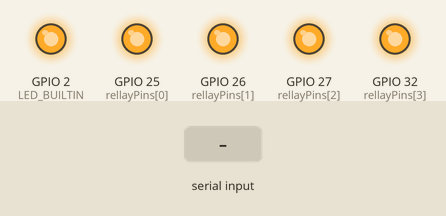
Simulated run of this sketch. Board: ESP32. Parts: output pins drawn as LEDs (lit = HIGH). The test bench sets the inputs (shaded band). What the sketch prints to the serial monitor is not drawn.

Above: at 0.1 s.
At 3.2 s:
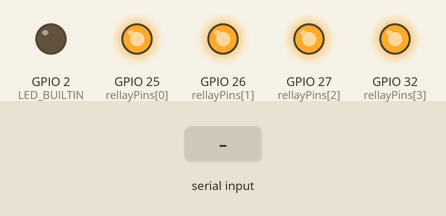
3.3 s: "GetStatus\n" received over Serial
Timing chart, 0 to 6.3 s (numbered marks = the images above; inputs shaded):
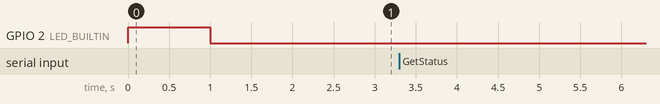

Measured:
- after the input at 3.3 s, every drawn part: stays the same

The sketch:

serial.ino
```cpp
#define LED_BUILTIN 2
#define BAUD_RATE 115200

String msg = "";

const int rellaysCount = 4;

/*
  Commands list:
  Rellay0=0
  Rellay0=1
  GetStatus
*/

//pinouts: https://randomnerdtutorials.com/esp32-pinout-reference-gpios/
int rellayPins[rellaysCount] = {25, 26, 27, 32};

int rellayStatuses[rellaysCount] = {0, 0, 0, 0,};

void Blink(int frequencyMs)
{
  digitalWrite(LED_BUILTIN, HIGH);
  delay(frequencyMs);
  digitalWrite(LED_BUILTIN, LOW);
  delay(frequencyMs);
}

// the setup function runs once when you press reset or power the board
void setup()
{
  // initialize digital pin LED_BUILTIN as an output.
  pinMode(LED_BUILTIN, OUTPUT);
  // Start the Serial Monitor at a baud rate of 115200
  Serial.begin(BAUD_RATE);

  // relays pins setup
  for (int i = 0; i < rellaysCount; i++)
    pinMode(rellayPins[i], OUTPUT);

  // turn off all relays
  for (int i = 0; i < rellaysCount; i++)
    digitalWrite(rellayPins[i], HIGH);

  Blink(1000);
}

void SendStatus()
{
  String status = "STATUSES: ";

  for (int i = 0; i < rellaysCount; i++)
  {
    if (rellayStatuses[i] == 0)
      status += "0";
    else
      status += "1";
  }

  Serial.println(status);
}

// the loop function runs over and over again forever
void loop()
{
  while (Serial.available())
  {
    char incomingChar = Serial.read(); // Read each character from the buffer

    if (incomingChar == '\n')
    { // Check if the user pressed Enter (new line character)
      if (msg == "GetStatus")
        SendStatus();
      else
      {
        // message format: "Rellay0=1")
        int rellayNumber = (int)(msg[6] - '0');
        int rellayStatus = (int)(msg[8] - '0');

        if (rellayStatus == 1)
        {
          digitalWrite(rellayPins[rellayNumber], LOW);
          rellayStatuses[rellayNumber] = 1;
        }
        else if (rellayStatus == 0)
        {
          digitalWrite(rellayPins[rellayNumber], HIGH);
          rellayStatuses[rellayNumber] = 0;
        }
      }
      // Clear the message buffer for the next input
      msg = "";
    }
    else
    {
      // Append the character to the message string
      msg += incomingChar;
    }
  }
}
```
